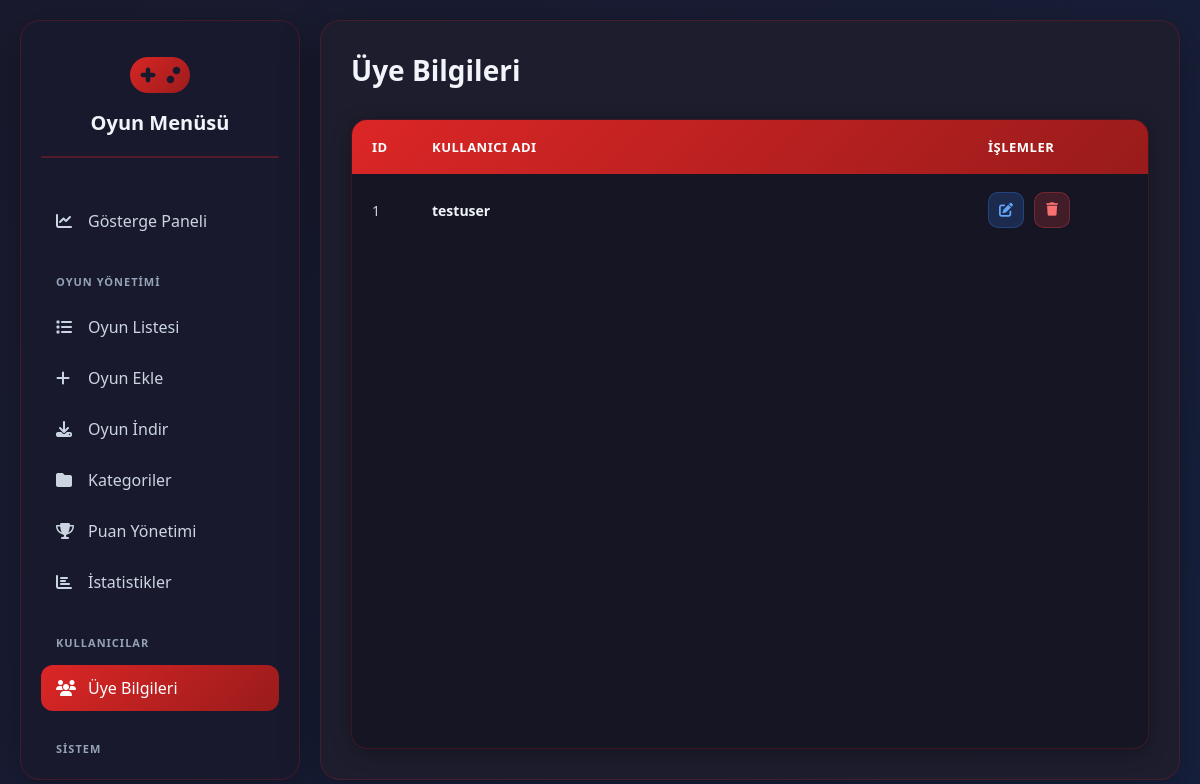
Before: /admin/users with the older database file.
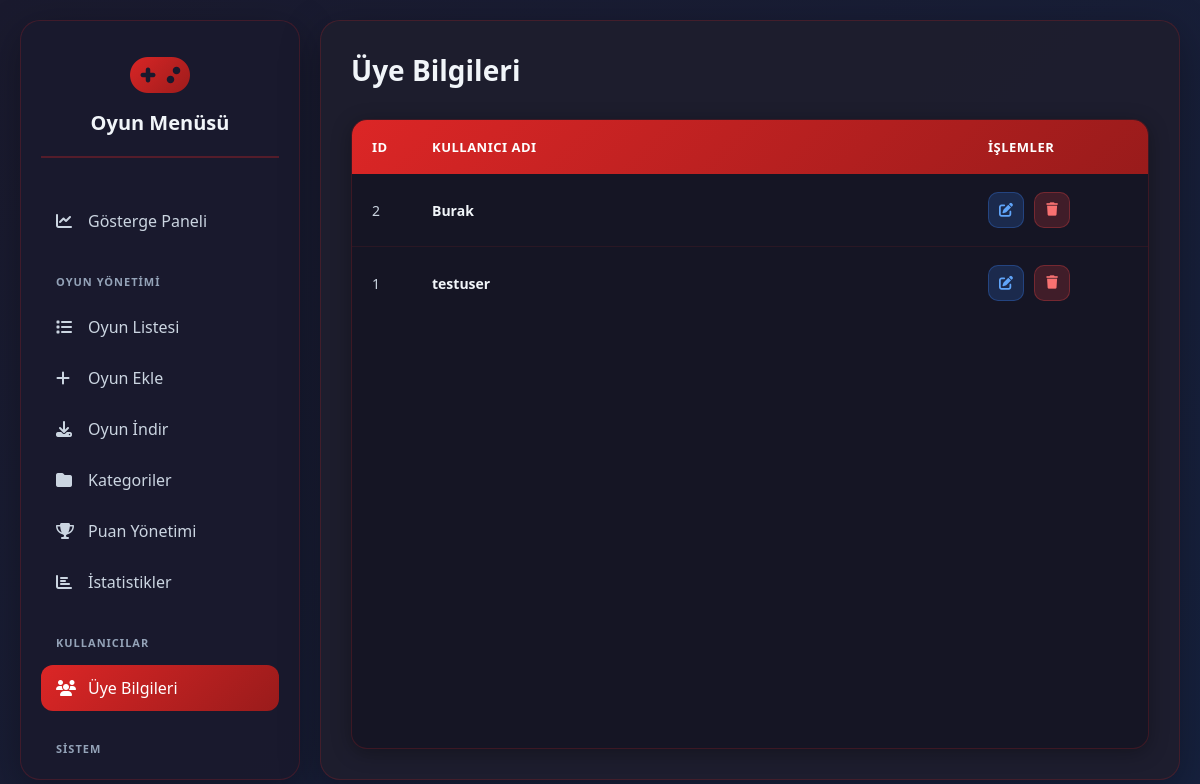
After: the same page with the newer database file.
### tables this page shows
CREATE TABLE users (
            id INTEGER PRIMARY KEY AUTOINCREMENT,
            username TEXT NOT NULL UNIQUE,
            password_hash TEXT NOT NULL
        );

### app.py (the view)
@app.route('/admin/users')
def manage_users():
    conn = get_db_connection()
    users = conn.execute('SELECT id, username FROM users ORDER BY username ASC').fetchall()
    conn.close()
    return render_template('manage_users.html', users=users)

### app.py (called while the page is built)
def get_db_connection():
    conn = sqlite3.connect(DATABASE, check_same_thread=False)
    conn.row_factory = sqlite3.Row
    return conn

### templates/manage_users.html (shortened to what this page needs)
{% extends 'base_admin.html' %}
{% block content %}
    <div class="header">
        <h1>Üye Bilgileri</h1>
    </div>
    <div class="games-table">
        <table>
            <thead>
                <tr>
                    <th style="width: 60px;">ID</th>
                    <th>Kullanıcı Adı</th>
                    <th style="width: 180px;">İşlemler</th>
                </tr>
            </thead>
            <tbody>
                {% for user in users %}
                <tr>
                    <td>{{ user.id }}</td>
                    <td class="game-name">{{ user.username }}</td>
                    <td>
                        <div class="action-buttons">
                            <a href="{{ url_for('edit_user', user_id=user.id) }}" class="btn-icon btn-edit" title="Düzenle"><i class="fas fa-edit"></i></a>
                            <form action="{{ url_for('delete_user', user_id=user.id) }}" method="POST" class="actions-form">
                                <button type="submit" class="btn-icon btn-delete" onclick="return confirm('`{{ user.username }}` kullanıcısını ve tüm save dosyalarını silmek istediğine emin misin?');" title="Sil"><i class="fas fa-trash"></i></button>
                            </form>
                        </div>
                    </td>
                </tr>
                {% endfor %}
            </tbody>
        </table>
    </div>
{% endblock %}

Changed rows visible on the page:
added users: id "2", username "Burak"
